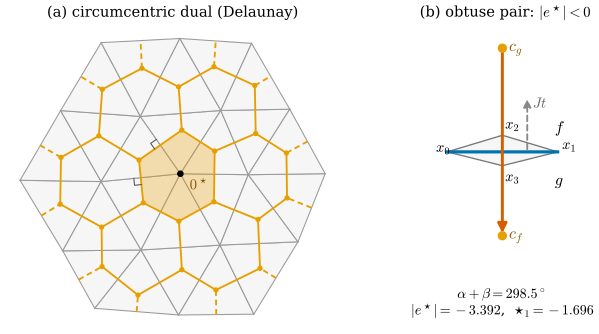

Recreate this plot in Python.
"""Figure 36.5.3: the circumcentric dual of a planar mesh, and a dual edge of negative length (Section 36.5).

(a) the triangular lattice patch lib/ch36.equilateral_patch(2) (19 vertices, 24 triangles, spacing 1) with its
    vertices moved by small seeded random offsets (all triangles stay acute): primal edges gray, circumcenters and
    circumcentric dual edges orange (a dual edge of a boundary edge stops at the edge midpoint, dashed); the dual
    cell 0* of the center vertex is filled. Every dual edge is perpendicular to its primal edge.
(b) the non-Delaunay pair lib/ch36.non_delaunay_pair (x_0 = (0, 0), x_1 = (2, 0), x_2 = (1, 0.3), x_3 = (1, -0.25),
    faces f = (0, 1, 2) above and g = (1, 0, 3) below the shared edge e = [x_0, x_1]). Both angles opposite e are
    obtuse (alpha + beta = 298.5 deg); the circumcenter c_f lies below e and c_g above e, so the dual edge c_g -> c_f
    (vermillion) points opposite to e turned by +90 degrees (gray dashed): its signed length is -3.392 and
    star1_e = -1.696.
Self-check: perpendicularity, all star1 > 0 in (a), the values in (b), dual cell areas sum to the total area in (a).

Run from the project root:
``PYTHONPATH=tools python3 chapters/36-discrete-exterior-calculus/figures/fig-36-5-3-circumcentric-dual.py``
"""

import sys
from pathlib import Path

sys.path.insert(0, str(Path(__file__).resolve().parents[1] / "lib"))

import ch36  # noqa: E402
import dgdec as dd  # noqa: E402
import dgmesh as dm  # noqa: E402

import dgfig  # noqa: E402

dgfig.setup()

import matplotlib.pyplot as plt  # noqa: E402
import numpy as np  # noqa: E402
from matplotlib.patches import FancyArrowPatch, Polygon  # noqa: E402

rng = np.random.default_rng(365)
V, F = ch36.equilateral_patch(2)
V = V + 0.09 * rng.uniform(-1, 1, size=V.shape)
V3 = np.c_[V, np.zeros(len(V))]
ang = dm.corner_angles(V3, F)
assert ang.max() < np.pi / 2
E, index = dd.edge_list(F)
s1 = dd.hodge1(V, F)
assert s1.min() > 0
C = dd.circumcenters(V, F)
polys = ch36.dual_edge_polylines(V, F)
lr = ch36.left_right_faces(F)
for e, (i, j) in enumerate(E):
    t = V[j] - V[i]
    assert all(abs((q - polys[e][1]) @ t) < 1e-12 for q in (polys[e][0], polys[e][2]))
he = dd.HalfedgeMesh(F)
ring = he.vertex_faces(0)
cell = []
for a, b in zip(ring, ring[1:] + ring[:1]):
    shared = sorted(set(F[a]) & set(F[b]))
    cell += [C[a], 0.5 * (V[shared[0]] + V[shared[1]])]
cell = np.array(cell)
area0 = ch36.signed_polygon_area(cell)
assert abs(area0 - dd.dual_areas(V, F, "circumcentric")[0]) < 1e-12
assert abs(dd.dual_areas(V, F, "circumcentric").sum() - dm.face_areas(V3, F).sum()) < 1e-12

Vn, Fn = ch36.non_delaunay_pair()
En, idxn = dd.edge_list(Fn)
e01 = idxn[(0, 1)]
angn = dm.corner_angles(np.c_[Vn, np.zeros(4)], Fn)
ab = np.degrees(angn[0, 2] + angn[1, 2])
Cn = dd.circumcenters(Vn, Fn)
st, mid, en = ch36.dual_edge_polylines(Vn, Fn)[e01]
signed = (en - st) @ np.array([0.0, 1.0])                 # e = +x, so J t = +y
s1n = dd.hodge1(Vn, Fn)[e01]
assert abs(ab - 298.5) < 0.05 and abs(signed + 3.392) < 1e-3 and abs(s1n + 1.696) < 1e-3
assert abs(signed / 2.0 - s1n) < 1e-12 and Cn[0][1] < 0 < Cn[1][1]

col = dgfig.COLORS
fig, (axa, axb) = plt.subplots(1, 2, figsize=(6.9, 3.6), gridspec_kw={"width_ratios": [1.15, 1.0]})
ch36.draw_mesh2d(axa, V, F, face="#F6F6F6", edge="#9A9A9A", lw=0.8)
axa.add_patch(Polygon(cell, closed=True, facecolor=col["accent"], alpha=0.3, edgecolor="none", zorder=1))
for e in range(len(E)):
    P = polys[e]
    boundary = lr[e].min() < 0
    axa.plot(*P.T, color=col["accent"], lw=1.4, ls=(0, (3, 2)) if boundary else "-", zorder=3)
axa.plot(*C.T, "o", color=col["accent"], ms=3, zorder=4)
axa.plot(*V[0], "o", color="black", ms=4, zorder=5)
axa.text(*(V[0] + np.array([0.12, -0.2])), r"$0^\star$", fontsize=11, color="#8a5a00", zorder=6)
for e in (index[(0, 1)], index[(0, 2)]):
    m = polys[e][1]
    i, j = E[e]
    t = (V[j] - V[i]) / np.linalg.norm(V[j] - V[i])
    n = np.array([-t[1], t[0]])
    s = 0.09
    axa.plot(*np.array([m + s * t, m + s * t + s * n, m + s * n]).T, color="#555555", lw=0.8, zorder=6)
axa.set_title("(a) circumcentric dual (Delaunay)", fontsize=11)
axa.set_aspect("equal")
axa.set_axis_off()
axa.autoscale_view()

ch36.draw_mesh2d(axb, Vn, Fn, face="#F6F6F6", edge="#777777", lw=1.0)
axb.plot(*Vn[[0, 1]].T, color=col["tangent"], lw=2.4, zorder=3)
axb.add_patch(FancyArrowPatch(st, en, arrowstyle="-|>", mutation_scale=14, color=col["normal"], lw=2.2, zorder=5))
axb.add_patch(FancyArrowPatch(mid + np.array([0.45, 0.0]), mid + np.array([0.45, 1.0]), arrowstyle="-|>",
                              mutation_scale=12, color="#888888", lw=1.4, ls=(0, (3, 2)), zorder=4))
axb.text(*(mid + np.array([0.55, 0.8])), r"$Jt$", fontsize=11, color="#666666")
for c, name in ((Cn[0], r"$c_f$"), (Cn[1], r"$c_g$")):
    axb.plot(*c, "o", color=col["accent"], ms=6, zorder=6)
    axb.text(*(c + np.array([0.12, -0.05])), name, fontsize=12, color="#8a5a00")
for v, off in zip(range(4), ([-0.2, 0.0], [0.08, 0.05], [0.05, 0.12], [0.05, -0.28])):
    axb.text(*(Vn[v] + np.array(off)), rf"$x_{v}$", fontsize=11)
axb.text(1.95, 0.35, r"$f$", fontsize=12)
axb.text(1.95, -0.6, r"$g$", fontsize=12)
axb.text(1.0, -2.45, r"$\alpha + \beta = 298.5^\circ$" + "\n" + r"$|e^\star| = -3.392$,  $\star_1 = -1.696$",
         fontsize=10.5, ha="center", va="top")
axb.set_title(r"(b) obtuse pair: $|e^\star| < 0$", fontsize=11)
axb.set_xlim(-0.5, 2.6)
axb.set_ylim(-3.2, 2.3)
axb.set_aspect("equal")
axb.set_axis_off()
fig.subplots_adjust(left=0.01, right=0.99, top=0.9, bottom=0.02, wspace=0.05)
dgfig.save(fig, __file__)
